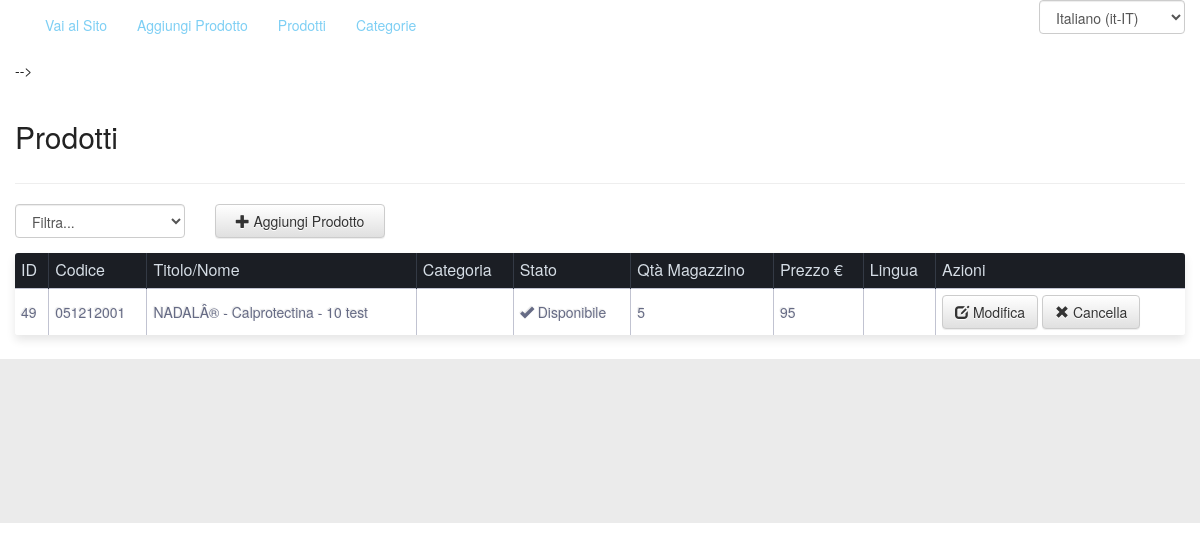
/Admin/showItems (signed in), run on the app's committed database.
### tables this page shows
CREATE TABLE `acms_shop_items` (
  `item_id` int(11) NOT NULL,
  `item_code` varchar(45) DEFAULT NULL,
  `fk_category_id` int(11) DEFAULT NULL,
  `item_categories_json` varchar(256) DEFAULT NULL,
  `fk_lang_id` int(11) NOT NULL,
  `item_status` tinyint(1) DEFAULT '0',
  `item_stock` int(11) DEFAULT NULL,
  `item_price` float DEFAULT NULL,
  `item_title` varchar(100) DEFAULT NULL,
  `item_weight` varchar(45) DEFAULT NULL,
  `item_colors` varchar(45) DEFAULT NULL,
  `item_short_desc` varchar(100) DEFAULT NULL,
  `item_long_desc` text,
  `item_meta_keywords` varchar(150) DEFAULT NULL,
  `item_meta_description` varchar(150) DEFAULT NULL
);

### controllers/Admin.php (called while the page is built, shortened)
<?php
class Admin extends Controller
{
    function index()
    {
        $this->getView('pages/page_default');
    }
    function showItems($args)
    {
        $this->args = $args;
        $shop_model = $this->getModel('ShopModel');
        $this->items = $shop_model->getItems();
        $this->index($this->args);
    }
}

### index.php (called while the page is built, shortened)
<?php
require_once(__DIR__.'/Config.php');
require_once(Config::$abs_path.'/libs/php/Database.php');
require_once(Config::$abs_path.'/controllers/Controller.php');
(new App());

### libs/php/Database.php (called while the page is built, shortened)
<?php
class Database
{
    public $mysqli;
    public $results;
    public function __construct()
    {
        $this->mysqli = new mysqli( Config::$db_host, Config::$db_user, Config::$db_pass, Config::$db_name);
    }
    public function queryExec($query='')
    {
        $_query = str_replace("#_", Config::$db_prefix, $query);
        if (!$this->results = $this->mysqli->query($_query)) {
            echo "<b>Database() say: </b>query problems<br>";
            echo "Query: " . $_query . "<br>";
            echo "Errno: " . $this->mysqli->errno . "<br>";
            echo "Error: " . $this->mysqli->error . "<br>";
            exit;
        }
        return $this->results;
    }
    public function getObjectData($query='')
    {
        $_query = str_replace("#_", Config::$db_prefix, $query);
        if (!$this->results = $this->mysqli->query($_query)) {
            echo "<b>Database() say: </b>query problems<br>";
            echo "Query: " . $_query . "<br>";
            echo "Errno: " . $this->mysqli->errno . "<br>";
            echo "Error: " . $this->mysqli->error . "<br>";
            exit;
        }
        if ($this->results->num_rows === 0) {
            $data = FALSE;
        }else{
            $data = $this->results->fetch_object();
            $data->num_rows = $this->results->num_rows;
        }
        return $data;
    }
}

### models/ShopModel.php (called while the page is built, shortened)
<?php
class ShopModel extends Model
{
    function getItems($lang_id=NULL, $status=NULL)
    {
        $query = "SELECT * FROM #_shop_items ";
        $query.= "LEFT JOIN #_shop_categories ON #_shop_items.fk_category_id = #_shop_categories.category_id ";
        $query.= "LEFT JOIN #_languages ON #_languages.lang_id = #_shop_items.fk_lang_id ";
        $this->results = $this->queryExec($query);
        $data = array();
        while($row = $this->results->fetch_object()){
            array_push($data, $row);
        }
        if(!$this->results){
            return FALSE;
        }else{
            return $data;
        }
    }
}

### views/admin/shop/list_items.php (the view, shortened to what this page needs)
<div class="list_items">
    <div class="row">
        <div class="col-xs-12 col-sm-12 col-md-12 col-lg-12">
            <h2><?=Lang::$products?></h2>
        </div>
    </div><hr/>
    <div class="row">
        <div class="col-xs-6 col-sm-3 col-md-2 col-lg-2">
            <div class="form-group">
                <select name="list_items_filter" id="list_items_filter" class="form-control">
                    <option value="NULL">Filtra...</option>
                </select>
            </div>
        </div>
        <div class="col-xs-6 col-sm-3 col-md-2 col-lg-2">
            <div class="form-group">
                <a href="<?=Config::$web_path;?>/Admin/editItem" class="btn btn-default form-control">
                    <span class="glyphicon glyphicon-plus"></span> <?=Lang::$add_item?>
                </a>
            </div>
        </div>
    </div>
    <?php if(isset($this->items) && $this->items!==FALSE):?>
    <table>
        <tbody>
            <tr>
                <th><?=Lang::$id?></th>
                <th><?=Lang::$item_code?></th>
                <th><?=Lang::$item_title?></th>
                <th><?=Lang::$item_category?></th>
                <th><?=Lang::$status?></th>
                <th><?=Lang::$item_stock?></th>
                <th><?=Lang::$item_price?></th>
                <th><?=Lang::$language?></th>
                <th><?=Lang::$actions?></th>
            </tr>
            <?php foreach($this->items as $item_val):?>
                <tr>
                    <td><?=$item_val->item_id;?></td>
                    <td><?=$item_val->item_code;?></td>
                    <td><?=$item_val->item_title;?></td>
                    <td><?=$item_val->category_name;?></td>
                    <td>
                        <?=$item_val->item_status ? '<i class="glyphicon glyphicon-ok"></i> '.Lang::$available : '<i class="glyphicon glyphicon-warning-sign"></i> '.Lang::$unavailable;?>
                    </td>
                    <td><?=$item_val->item_stock;?></td>
                    <td><?=$item_val->item_price;?></td>
                    <td><?=$item_val->lang_name;?></td>
                    <td>
                        <a href="<?=Config::$web_path;?>/Admin/editItem/<?=$item_val->item_id;?>" class="btn btn-default">
                            <span class="glyphicon glyphicon-edit"></span>
                            <?=Lang::$edit?>
                        </a>
                        <a href="<?=Config::$web_path;?>/Admin/deleteItem/<?=$item_val->item_id;?>/redirect/" class="btn btn-default">
                            <span class="glyphicon glyphicon-remove"></span>
                            <?=Lang::$delete?>
                        </a>
                    </td>
                </tr>
            <?php endforeach;?>
        </tbody>
    </table>
    <?php endif;?>
</div>

### css/app_style.css (style rules this page uses)
a, a:hover, a:focus, a:visited { text-decoration: none; }

### themes/default/css/theme.css (style rules this page uses)
html, body { color: #222; }
a { color: #7ecff4; }
select, option { color: #222; }
table { background: white; border-radius:3px; border-collapse: collapse; margin: auto; padding:5px; width: 100%; box-shadow: 0 5px 10px rgba(0, 0, 0, 0.1); animation: float 5s infinite; }
th { color:#D5DDE5;; background:#1b1e24; border-right: 1px solid #343a45; font-size:16px; font-weight: 100; padding:6px; text-align:left; text-shadow: 0 1px 1px rgba(0, 0, 0, 0.1); vertical-align:middle; }
th:first-child { border-top-left-radius:3px; }
th:last-child { border-top-right-radius:3px; border-right:none; }
tr { border-top: 1px solid #C1C3D1; border-bottom: 1px solid #C1C3D1; color:#666B85; font-size:16px; font-weight:normal; text-shadow: 0 1px 1px rgba(256, 256, 256, 0.1); }
tr:first-child { border-top:none; }
tr:last-child { border-bottom:none; }
tr:last-child td:first-child { border-bottom-left-radius:3px; }
tr:last-child td:last-child { border-bottom-right-radius:3px; }
td { background:#FFFFFF; padding:6px; text-align:left; vertical-align:middle; font-weight:300; font-size:14px; text-shadow: -1px -1px 1px rgba(0, 0, 0, 0.1); border-right: 1px solid #C1C3D1; }
td:last-child { border-right: 0px; }

### data on the page
acms_shop_items: item_id "49", item_code "051212001", item_title "NADALÂ® - Calprotectina - 10 test", item_stock "5", item_price "95"

### other printed values
Lang::$go_to_site "Vai al Sito"
Lang::$add_item "Aggiungi Prodotto"
Lang::$products "Prodotti"
Lang::$categories "Categorie"
Lang::$id "ID"
Lang::$item_code "Codice"
Lang::$item_title "Titolo/Nome"
Lang::$item_category "Categoria"
Lang::$status "Stato"
Lang::$item_stock "Qtà Magazzino"
Lang::$item_price "Prezzo €"
Lang::$language "Lingua"
Lang::$actions "Azioni"
